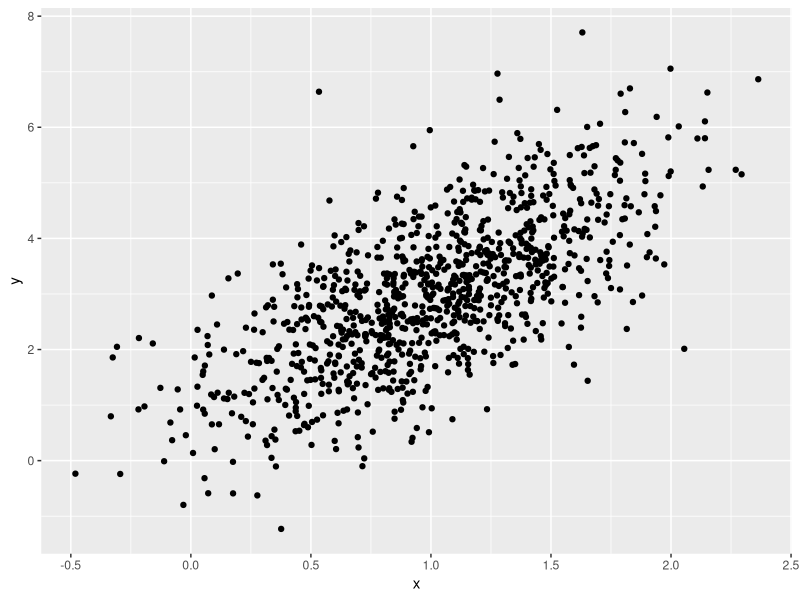
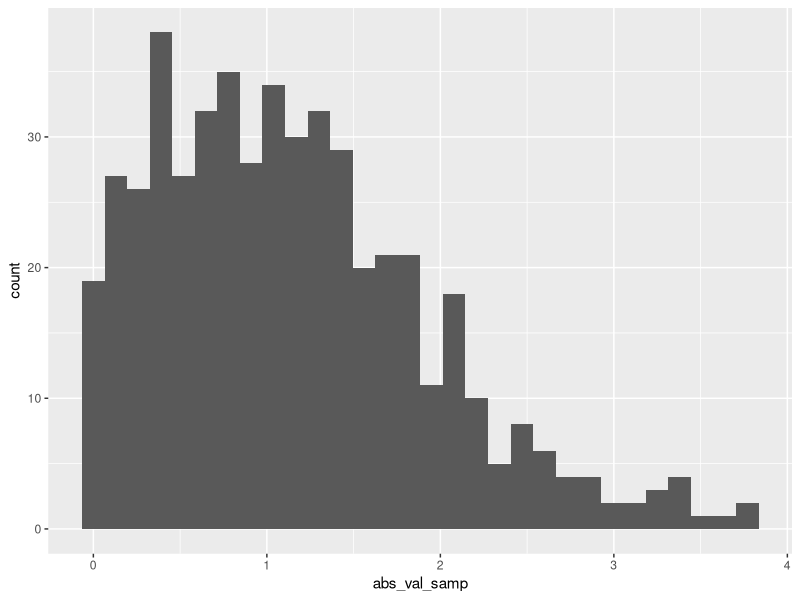

Here is the R script that generated these plots, in order:
## ---- chunk 1
library(tidyverse)
## ---- chunk 2
samp = rnorm(100) # generate 100 random numbers from normal distribution
length(samp) # return to the number of elements
## ---- chunk 3
example_df =
   tibble(
     vec_numeric = 1:4,
     vec_char = c("My","name","is","Hannah"),
     vec_factor = factor(c("male","male","female","female"))
   )
## ---- chunk 4
plot_df =
  tibble(
    x = rnorm(1000, mean = 1, sd = .5),
    y = 1 + 2 * x + rnorm(1000)
  )

ggplot(plot_df, aes(x = x, y = y)) + geom_point()
## ---- chunk 5
la_df = 
  tibble(
    numeric_samp = rnorm(500, mean = 1),
    greater_0 = numeric_samp > 0,
    abs_val_samp = abs(numeric_samp)
)

ggplot(la_df, aes(x = abs_val_samp)) + geom_histogram()
